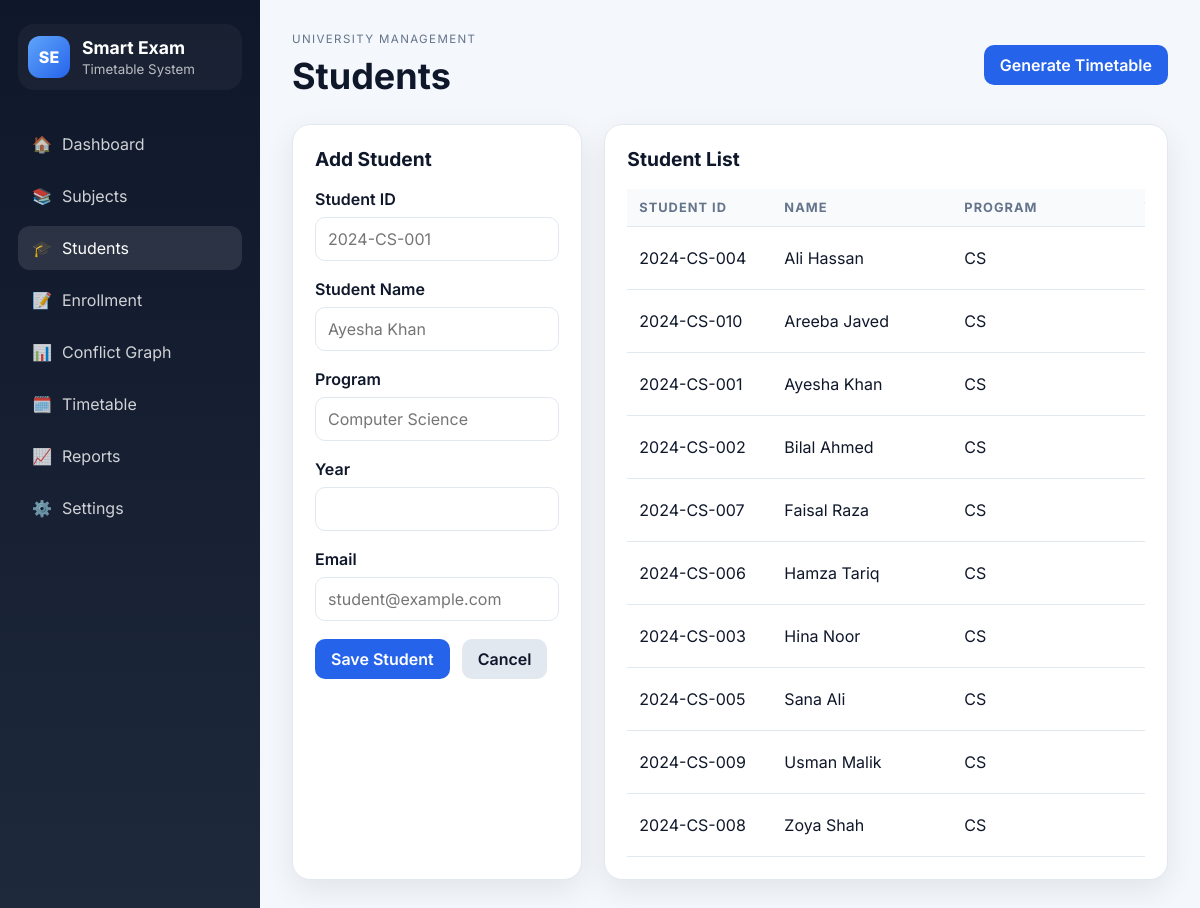
/students, run on the app's committed database.
### tables this page shows
CREATE TABLE students (
            id INTEGER PRIMARY KEY AUTOINCREMENT,
            student_id TEXT NOT NULL UNIQUE,
            name TEXT NOT NULL,
            program TEXT NOT NULL,
            year INTEGER NOT NULL,
            email TEXT,
            created_at TEXT DEFAULT CURRENT_TIMESTAMP
        );

### app.py (the view, shortened to what this page needs)
@app.route("/students", methods=["GET", "POST"])
def students_page():
    students = fetch_students()
    return render_template("students.html", students=students)

### database/db.py (called while the page is built)
def get_connection():
    conn = sqlite3.connect(DB_PATH)
    conn.row_factory = sqlite3.Row
    return conn

def fetch_students():
    conn = get_connection()
    rows = conn.execute(
        """
        SELECT st.id, st.student_id, st.name, st.program, st.year, st.email,
               COUNT(e.subject_id) AS enrolled_subjects
        FROM students st
        LEFT JOIN enrollments e ON e.student_id = st.id
        GROUP BY st.id, st.student_id, st.name, st.program, st.year, st.email
        ORDER BY st.name ASC
        """
    ).fetchall()
    conn.close()
    return [dict(row) for row in rows]

### templates/students.html (shortened to what this page needs)
{% extends 'base.html' %}
{% block page_title %}Students{% endblock %}
{% block content %}
<div class="form-grid two-col students-layout">
    <section class="panel">
        <div class="panel-header">
            <h3>Add Student</h3>
        </div>
        <form action="{{ url_for('students_page') }}" method="post" class="form-body" id="student-form">
            <div class="field">
                <label for="student_code">Student ID</label>
                <input type="text" id="student_code" name="student_code" placeholder="2024-CS-001" required>
            </div>
            <div class="field">
                <label for="student_name">Student Name</label>
                <input type="text" id="student_name" name="name" placeholder="Ayesha Khan" required>
            </div>
            <div class="field">
                <label for="student_program">Program</label>
                <input type="text" id="student_program" name="program" placeholder="Computer Science" required>
            </div>
            <div class="field">
                <label for="student_year">Year</label>
                <input type="number" id="student_year" name="year" min="1" max="8" required>
            </div>
            <div class="field">
                <label for="student_email">Email</label>
                <input type="email" id="student_email" name="email" placeholder="student@example.com">
            </div>
            <div class="button-row">
                <button type="submit" class="btn primary-btn">Save Student</button>
                <button type="button" class="btn secondary-btn" id="cancel-student-edit">Cancel</button>
            </div>
        </form>
    </section>
    <section class="panel">
        <div class="panel-header">
            <h3>Student List</h3>
        </div>
        <div class="table-wrapper">
            <table class="data-table students-table">
                <thead>
                    <tr>
                        <th>Student ID</th>
                        <th>Name</th>
                        <th>Program</th>
                        <th>Year</th>
                    </tr>
                </thead>
                <tbody>
                    {% for student in students %}
                    <tr>
                        <td class="student-id">{{ student.student_id }}</td>
                        <td>{{ student.name }}</td>
                        <td>{{ student.program }}</td>
                        <td>{{ student.year }}</td>
                    </tr>
                    {% else %}
                    <tr>
                        <td colspan="6" class="empty-state">No students registered yet.</td>
                    </tr>
                    {% endfor %}
                </tbody>
            </table>
        </div>
    </section>
</div>
{% endblock %}

### static/css/style.css (style rules this page uses)
:root { --bg: #f4f7fb; --panel: #ffffff; --panel-alt: #edf4ff; --sidebar: #0f172a; --sidebar-soft: #1e293b; --primary: #2563eb; --primary-dark: #1d4ed8; --success: #16a34a; --warning: #f59e0b; --danger: #dc2626; --text: #0f172a; --muted: #64748b; --border: #e2e8f0; --shadow: 0 10px 30px rgba(15, 23, 42, 0.08); }
* { box-sizing: border-box; }
html, body { margin: 0; font-family: 'Inter', sans-serif; background: var(--bg); color: var(--text); }
body { min-height: 100vh; }
button, input, select { font: inherit; }
.btn { border: none; border-radius: 10px; padding: 10px 16px; font-weight: 600; cursor: pointer; text-decoration: none; display: inline-flex; align-items: center; justify-content: center; transition: all 0.2s ease; }
.primary-btn { background: var(--primary); color: white; }
.secondary-btn { background: #e2e8f0; color: var(--text); }
.panel { background: var(--panel); border-radius: 18px; box-shadow: var(--shadow); border: 1px solid var(--border); padding: 22px; }
.panel-header { display: flex; justify-content: space-between; align-items: center; margin-bottom: 18px; }
.panel-header h3 { margin: 0; font-size: 1.2rem; }
.table-wrapper { overflow-x: auto; }
table { width: 100%; border-collapse: collapse; min-width: 720px; }
.data-table { table-layout: fixed; }
.data-table th, .data-table td { padding: 11px 12px; }
.students-table { min-width: 1020px; }
.students-table th:nth-child(1) { width: 145px; }
.students-table th:nth-child(2) { width: 180px; }
.students-table th:nth-child(3) { width: 180px; }
.students-table th:nth-child(4) { width: 90px; }
.students-table .student-id, .students-table .student-email { white-space: nowrap; }
th, td { text-align: left; padding: 12px 14px; border-bottom: 1px solid var(--border); }
th { color: var(--muted); font-size: 0.8rem; text-transform: uppercase; letter-spacing: 0.08em; background: #f8fafc; }
.form-grid { display: grid; gap: 22px; }
.form-grid.two-col { grid-template-columns: repeat(2, minmax(0, 1fr)); }
.form-grid.two-col.subjects-layout, .form-grid.two-col.students-layout { grid-template-columns: minmax(240px, 0.85fr) minmax(0, 1.65fr); }
.subjects-layout > .panel, .students-layout > .panel { min-width: 0; }
.form-body { display: grid; gap: 18px; }
.field { display: flex; flex-direction: column; gap: 8px; }
.field label { font-weight: 600; color: var(--text); }
.field input, .field select { width: 100%; border: 1px solid var(--border); border-radius: 10px; padding: 11px 12px; background: white; transition: border 0.2s ease; }
.button-row { display: flex; gap: 12px; flex-wrap: wrap; }

### data on the page
students: student_id "2024-CS-004", name "Ali Hassan", program "CS"
students: student_id "2024-CS-010", name "Areeba Javed", program "CS"
students: student_id "2024-CS-001", name "Ayesha Khan", program "CS"
students: student_id "2024-CS-002", name "Bilal Ahmed", program "CS"
students: student_id "2024-CS-007", name "Faisal Raza", program "CS"
students: student_id "2024-CS-006", name "Hamza Tariq", program "CS"
students: student_id "2024-CS-003", name "Hina Noor", program "CS"
students: student_id "2024-CS-005", name "Sana Ali", program "CS"
students: student_id "2024-CS-009", name "Usman Malik", program "CS"
students: student_id "2024-CS-008", name "Zoya Shah", program "CS"
